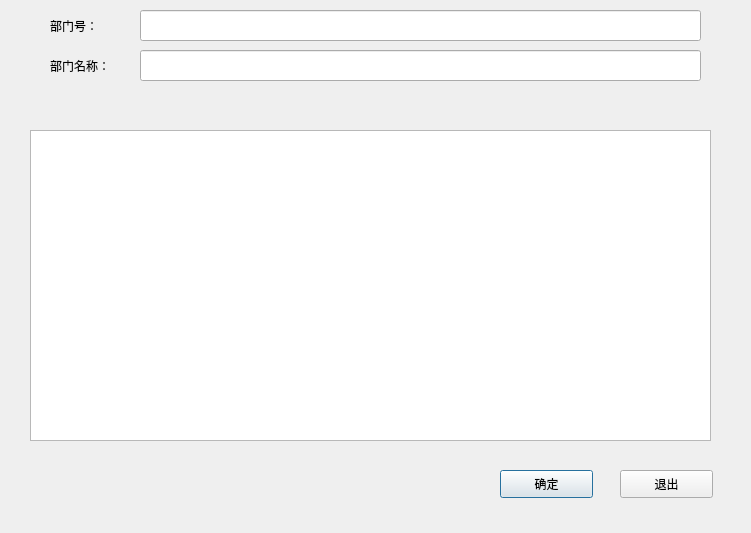
<?xml version="1.0" encoding="UTF-8"?>
<ui version="4.0">
 <class>Dialog</class>
 <widget class="QDialog" name="Dialog">
  <property name="geometry">
   <rect>
    <x>0</x>
    <y>0</y>
    <width>751</width>
    <height>533</height>
   </rect>
  </property>
  <property name="windowTitle">
   <string>根据部门号或部门姓名查找对应部门信息</string>
  </property>
  <widget class="QLabel" name="label">
   <property name="geometry">
    <rect>
     <x>50</x>
     <y>10</y>
     <width>101</width>
     <height>31</height>
    </rect>
   </property>
   <property name="text">
    <string>部门号：</string>
   </property>
  </widget>
  <widget class="QTextBrowser" name="textBrowser">
   <property name="geometry">
    <rect>
     <x>30</x>
     <y>130</y>
     <width>681</width>
     <height>311</height>
    </rect>
   </property>
  </widget>
  <widget class="QLineEdit" name="lineEdit">
   <property name="geometry">
    <rect>
     <x>140</x>
     <y>10</y>
     <width>561</width>
     <height>31</height>
    </rect>
   </property>
  </widget>
  <widget class="QPushButton" name="pushButton">
   <property name="geometry">
    <rect>
     <x>500</x>
     <y>470</y>
     <width>93</width>
     <height>28</height>
    </rect>
   </property>
   <property name="text">
    <string>确定</string>
   </property>
  </widget>
  <widget class="QPushButton" name="pushButton_2">
   <property name="geometry">
    <rect>
     <x>620</x>
     <y>470</y>
     <width>93</width>
     <height>28</height>
    </rect>
   </property>
   <property name="text">
    <string>退出</string>
   </property>
  </widget>
  <widget class="QLabel" name="label_3">
   <property name="geometry">
    <rect>
     <x>280</x>
     <y>90</y>
     <width>161</width>
     <height>31</height>
    </rect>
   </property>
   <property name="text">
    <string>&lt;html&gt;&lt;head/&gt;&lt;body&gt;&lt;p align=&quot;center&quot;&gt;&lt;br/&gt;&lt;/p&gt;&lt;/body&gt;&lt;/html&gt;</string>
   </property>
  </widget>
  <widget class="QLabel" name="label_2">
   <property name="geometry">
    <rect>
     <x>50</x>
     <y>50</y>
     <width>101</width>
     <height>31</height>
    </rect>
   </property>
   <property name="text">
    <string>部门名称：</string>
   </property>
  </widget>
  <widget class="QLineEdit" name="lineEdit_2">
   <property name="geometry">
    <rect>
     <x>140</x>
     <y>50</y>
     <width>561</width>
     <height>31</height>
    </rect>
   </property>
  </widget>
 </widget>
 <resources/>
 <connections/>
</ui>
